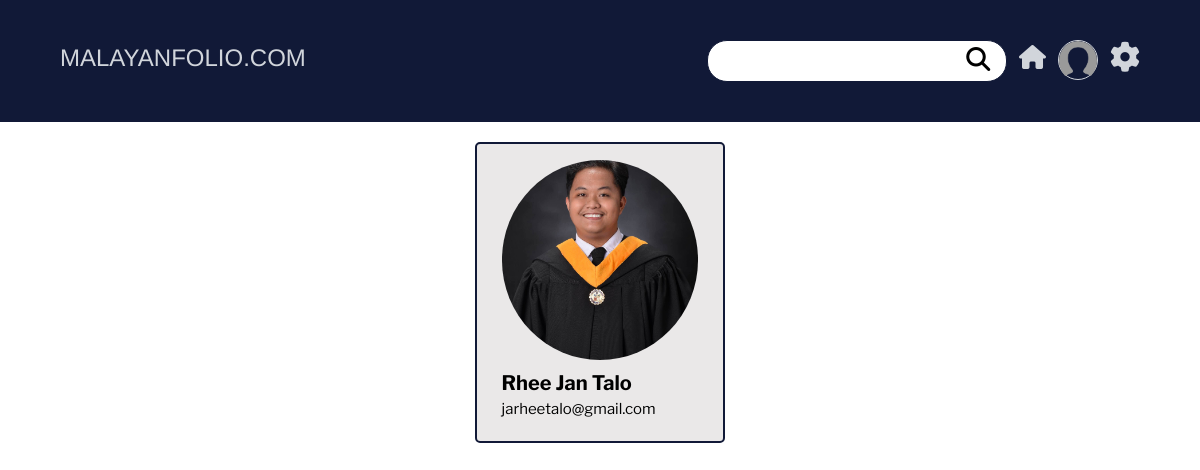
The page / on the database its author committed.
### profiles/models.py (models this page shows, shortened)
class UserProfile(models.Model):
    class Strands(models.TextChoices):
            STEM = "STEM", _("Science, Technology, Engineering, And Mathematics")
            ABM = "ABM", _("Accountancy, Business, and Management")
            HUMSS = "HUMSS",_("Humanities and Social Sciences")
            TVL = "TVL", _("Technical-Vocational Livelihood")
            ADT = "ADT",_("Arts and Design")
            ICT = "ICT", _("Information and Communications Technology")
    class Pronouns(models.TextChoices):
        F = "F", _("She / Her")
        M = "M", _("He / Him")
        T = "T",_("They / Them")
        AP = "AP", _("Any Pronouns")
        X = "X",_("Rather Not Say")
    user_id = models.ForeignKey(settings.AUTH_USER_MODEL, on_delete=models.CASCADE, db_constraint=False)
    fname = models.CharField(max_length=255, null=True, blank=True)
    lname = models.CharField(max_length=255, null=True, blank=True)
    strand = models.CharField(max_length=100, choices=Strands.choices, null=True, blank=True)
    pronouns = models.CharField(max_length=100, choices=Pronouns.choices, null=True, blank=True)
    pfp = models.ImageField(upload_to = 'images', null=True, blank=True)
    email = models.EmailField(max_length=120, null=True, blank=True)
    onedlink = models.URLField(max_length=200, null=True, blank=True)
    about = models.CharField(max_length=2550, null=True, blank=True)

### malayanfolio/views.py (the view)
def Home(request):
    AllUsers = UserProfile.objects.all()
    userProfile = get_userProfile(request)
    context={
        'userProfile':userProfile,
        'AllUsers':AllUsers
    }
    return render(request, "home.html", context)

### malayanfolio/views.py (called while the page is built)
def get_userProfile(request):
    if request.user.is_authenticated:
        userProfile = UserProfile.objects.get(user_id = request.user.id)
    else:
        userProfile = None
    return userProfile

### templates/home.html
{% extends "base.html" %}
{% block content %}
{% load static %}
<div class="flex flex-row flex-wrap m-auto justify-center gap-[25px] mt-5 pb-5">
    {% for users in AllUsers %}
    <a href="{% url 'profile' users.id %}">
        <div class="border-2 rounded-[5px] border-[#111937] min-h-[300px] w-[250px] bg-[#eae8e8] hover:bg-[#dad6d6] cursor-pointer">
            <div class=" w-[80%] h-[80%] m-auto pt-4 pb-5">
                {% if users.pfp %}
                <img src="{{users.pfp.url}}" class="profile-home">
                {% else %}
                <img src="{% static 'images/default.png' %}" class="profile-home">
                {% endif %}
                <div class="mt-2">
                    {% if users.lname and users.fname %}
                    <p class="LibreFranklinBold text-[20px]">{{users.fname}} {{users.lname}}</p>
                    {% else %}
                    <p class="LibreFranklinBold text-[20px]">{{users.user_id.username}}</p>
                    {% endif %}
                    <p class="LibreFranklinRegular text-[15px]">{{users.email}}</p>
                </div>
            </div>
        </div>
    </a>
    {% endfor %}
</div>
{% endblock %}

### rows shown on the page
UserProfile: pfp (picture), fname "Rhee Jan", lname "Talo", email "jarheetalo@gmail.com"
